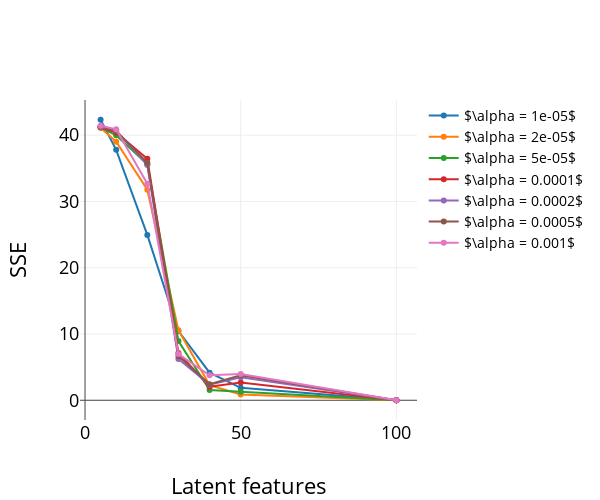

Notebook code for this chart:
### Code cell
data = []

for ii in range(summed_squared_error.shape[1]):
    data.append(
        go.Scatter(
                    x=latent_feature_space,
                    y=summed_squared_error[ii, :],
                    opacity=1,
                    name="$\\alpha = {0}$".format(learning_rate_space[ii])
                    )
        )

layout =  go.Layout(
                autosize=False,
                width=600,
                height=500,
                title="",
                font=dict(
                    size=18,
                    color='rgb(0, 0, 0)',                    
                ),
                xaxis=dict(
                    title='Latent features',
                ),
                yaxis=dict(
                    title='SSE',
                ),
                legend=dict(
                    font=dict(size=14))
                    )

fig_grid_search_scatter = go.Figure(data=data, layout=layout)
    
pyo.iplot(fig_grid_search_scatter)

### Figure 1 — Plotly figure (JSON) as saved in the notebook; plotly's stock layout.template omitted (floating-point values rounded to 4 significant figures)
{"data": [{"name": "$\\alpha = 1e-05$", "opacity": 1, "type": "scatter", "uid": "afd0ed6a-2ddd-44cb-a5ce-05e2bbbf3888", "x": [5, 10, 20, 30, 40, 50, 100], "y": [42.33, 37.79, 24.95, 10.45, 4.155, 1.871, 0]}, {"name": "$\\alpha = 2e-05$", "opacity": 1, "type": "scatter", "uid": "e207dc22-bf6d-4768-b9cf-b15ae0d0c7fc", "x": [5, 10, 20, 30, 40, 50, 100], "y": [41.1, 39.01, 31.76, 10.58, 2.286, 0.8775, 0]}, {"name": "$\\alpha = 5e-05$", "opacity": 1, "type": "scatter", "uid": "75bbe2c1-02e0-4f4a-896e-3fb799b4148a", "x": [5, 10, 20, 30, 40, 50, 100], "y": [41.16, 39.98, 35.62, 8.937, 1.556, 1.275, 0]}, {"name": "$\\alpha = 0.0001$", "opacity": 1, "type": "scatter", "uid": "a4493668-060c-45c6-a6bf-a8c5f58038ef", "x": [5, 10, 20, 30, 40, 50, 100], "y": [41.19, 40.39, 36.44, 7.142, 2.039, 2.682, 0]}, {"name": "$\\alpha = 0.0002$", "opacity": 1, "type": "scatter", "uid": "c4e3c172-fb6b-40e3-82e5-8bf3029e6d61", "x": [5, 10, 20, 30, 40, 50, 100], "y": [41.28, 40.65, 35.5, 6.215, 2.353, 3.469, 0]}, {"name": "$\\alpha = 0.0005$", "opacity": 1, "type": "scatter", "uid": "183957fd-3b28-4879-a836-b623f98e5baf", "x": [5, 10, 20, 30, 40, 50, 100], "y": [41.34, 40.66, 35.84, 6.672, 2.403, 3.774, 0]}, {"name": "$\\alpha = 0.001$", "opacity": 1, "type": "scatter", "uid": "2ee055bd-0b0a-4df2-8e3c-36cc3f563811", "x": [5, 10, 20, 30, 40, 50, 100], "y": [41.43, 40.88, 32.69, 6.97, 3.762, 3.957, 0]}], "layout": {"autosize": false, "font": {"color": "rgb(0, 0, 0)", "size": 18}, "height": 500, "legend": {"font": {"size": 14}}, "title": "", "width": 600, "xaxis": {"title": "Latent features"}, "yaxis": {"title": "SSE"}}}
